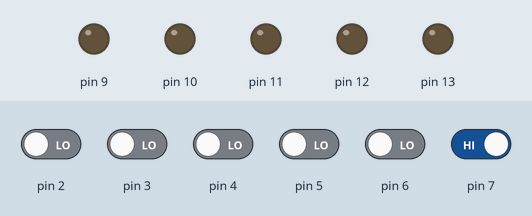
This sketch was run on a simulated Arduino Uno, built with avr-gcc and run on an emulated ATmega328P. Parts: output pins drawn as LEDs (lit = HIGH). The inputs (shaded band) are chosen by the test bench; at power-on: pin 7 HIGH, pin 2–6 LOW.

Above: at 1.2 s.
1.3 s: pin 2 driven HIGH
At 2.5 s:
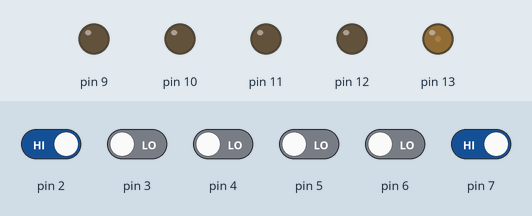
2.8 s: pin 3 driven HIGH
At 3.8 s:
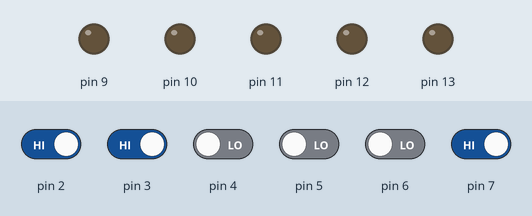
4.3 s: pin 4 driven HIGH
At 4.9 s:
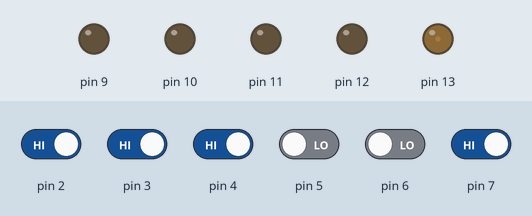
5.8 s: pin 7 driven LOW
At 7.0 s:
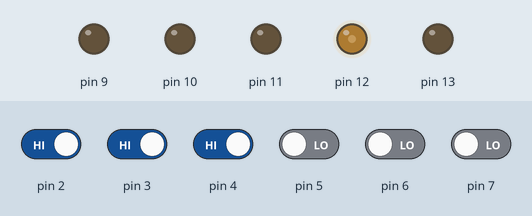
7.3 s: pin 2 driven LOW
At 8.4 s:
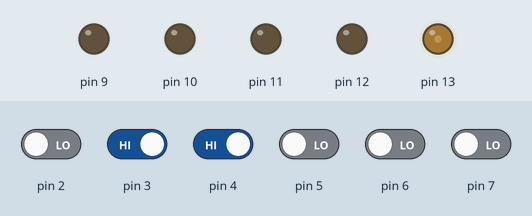
8.8 s: pin 5 driven HIGH
At 9.5 s:
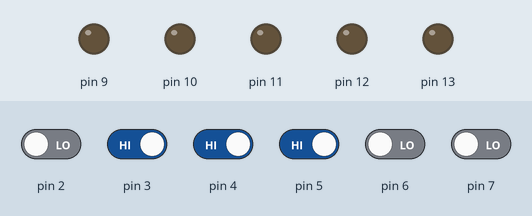
Timing chart, 0 to 11.3 s (numbered marks = the images above; inputs shaded):
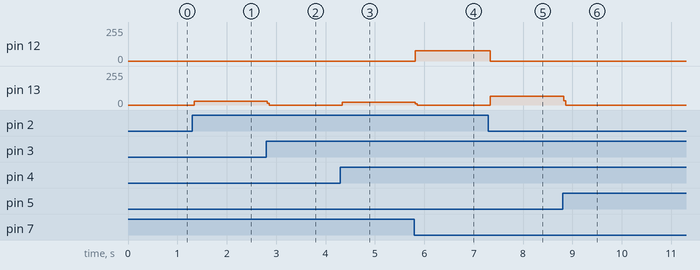

Measured:
- after the input at 1.3 s, pin 13: 0/255 → 27/255 at once
- after the input at 2.8 s, pin 13: 27/255 → 0/255 at once
- after the input at 4.3 s, pin 13: 0/255 → 19/255 at once
- after the input at 5.8 s, pin 12: 0/255 → 77/255 at once; pin 13: 19/255 → 0/255 at once
- after the input at 7.3 s, pin 12: 77/255 → 0/255 at once; pin 13: 0/255 → 65/255 at once
- after the input at 8.8 s, pin 13: 65/255 → 0/255 at once

The sketch:

Sistema_ALU_unidad2.ino
```cpp
  int EstadoA = 0;
  int EstadoB = 0;

  int w = 0;
  int x = 0;
  int y = 0;
  int z = 0;

void setup() {
  //Pines de entrada para A, B, w, x, y, z
  pinMode(2, INPUT);
  pinMode(3, INPUT);
  pinMode(4, INPUT);
  pinMode(5, INPUT);
  pinMode(6, INPUT);
  pinMode(7, INPUT);
  //Pines de salida para cada operación
  //SUMA, RESTA, DIVISION, MULTIPLICACION
  pinMode(13, OUTPUT);
  //ACARREO
  pinMode(12, OUTPUT);
  //SIGNO
  pinMode(11, OUTPUT);
  //INDEFINIDO
  pinMode(10, OUTPUT);
  //INFINITO
  pinMode(9, OUTPUT);
}

void loop() {

  EstadoA = digitalRead(2); // Leer valor de A
  EstadoB = digitalRead(3); // Leer valor de B
  w = digitalRead(4);
  x = digitalRead(5);
  y = digitalRead(6);
  z = digitalRead(7);

  // SUMA
  if ((EstadoA ^ EstadoB)&&(!z && !y && !x && w)) {
    digitalWrite(13, HIGH); // SALIDA DE SUMA
  }
  // ACARREO
  if ((EstadoA && EstadoB)&&(!z && !y && !x && w)) {
    digitalWrite(12, HIGH); // SALIDA DEL ACARREO
  }
  //RESTA
  if ((EstadoA ^ EstadoB)&&(!z && !y && x && !w)) {
    digitalWrite(13, HIGH); //SALIDA DE RESTA
  }
  // (!A AND B) SIGNO NEGATIVO DE LA RESTA
  if ((!EstadoA && EstadoB)&&(!z && !y && x && !w)) {
    digitalWrite(11, HIGH); //SALIDA DEL SIGNO NEGATIVO
  }

  //MULTIPLICACION
  if ((EstadoA && EstadoB)&&(!z && !y && x && w)) {
    digitalWrite(13, HIGH); // SALIDA DE LA MULTIPLICACIÓN
  }

  //DIVISION
  if ((EstadoA && EstadoB)&&(!z && y && !x && !w)) {
    digitalWrite(13, HIGH); // SALIDA DE LA DIVISIÓN
  }
  // (!A AND !B) INDEFINIDO
  if ((!EstadoA && !EstadoB)&&(!z && y && !x && !w)) {
    digitalWrite(10, HIGH); // SALIDA DEL INDEFINIDO
  }
  // (A AND !B) INFINITO
  if ((EstadoA && !EstadoB)&&(!z && y && !x && !w)) {
    digitalWrite(9, HIGH); // SALIDA DEL INFINITO
  }

  // COMPUERTAS LÓGICAS
  // AND
  if ((EstadoA && EstadoB) && (!z && y && !x && w)) {
    digitalWrite(13, HIGH); // SALIDA DE AND
  }

  // OR
  if ((EstadoA || EstadoB) && (!z && y && x && !w)) {
    digitalWrite(13, HIGH); // SALIDA DE OR
  }

  // NOT (solo A)
if ((!z && y && x && w)) {
    if (!EstadoA) {
      digitalWrite(13, HIGH); // NOT A
    } else {
      digitalWrite(13, LOW); // Apagar si se presiona A
    }
  }

  // XOR
  if ((EstadoA ^ EstadoB) && (z && !y && !x && !w)) {
    digitalWrite(13, HIGH); // SALIDA DE XOR
  }

  // XNOR
  if (!(EstadoA ^ EstadoB) && (z && !y && !x && w)) {
    digitalWrite(13, HIGH); // SALIDA DE XNOR
  }

  // NAND
  if (!(EstadoA && EstadoB) && (z && !y && x && !w)) {
    digitalWrite(13, HIGH); // SALIDA DE NAND
  }

  // NOR
  if (!(EstadoA || EstadoB) && (z && !y && x && w)) {
    digitalWrite(13, HIGH); // SALIDA DE NOR
  }

  // PARA QUE LOS LED VUELVAN A SU ESTADO OFF
  digitalWrite(13, LOW);
  digitalWrite(12, LOW);
  digitalWrite(11, LOW);
  digitalWrite(10, LOW);
  digitalWrite(9, LOW);

}
```
